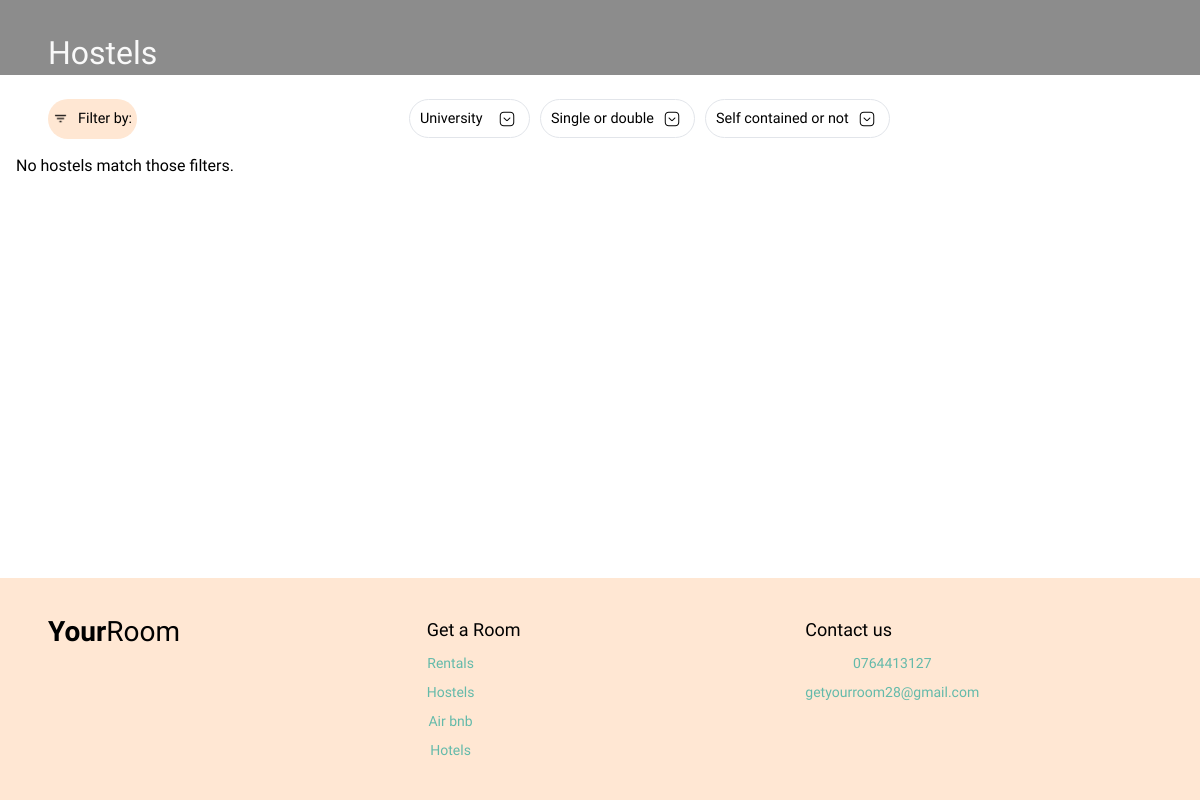
Before: /hostels/ with the older database file.
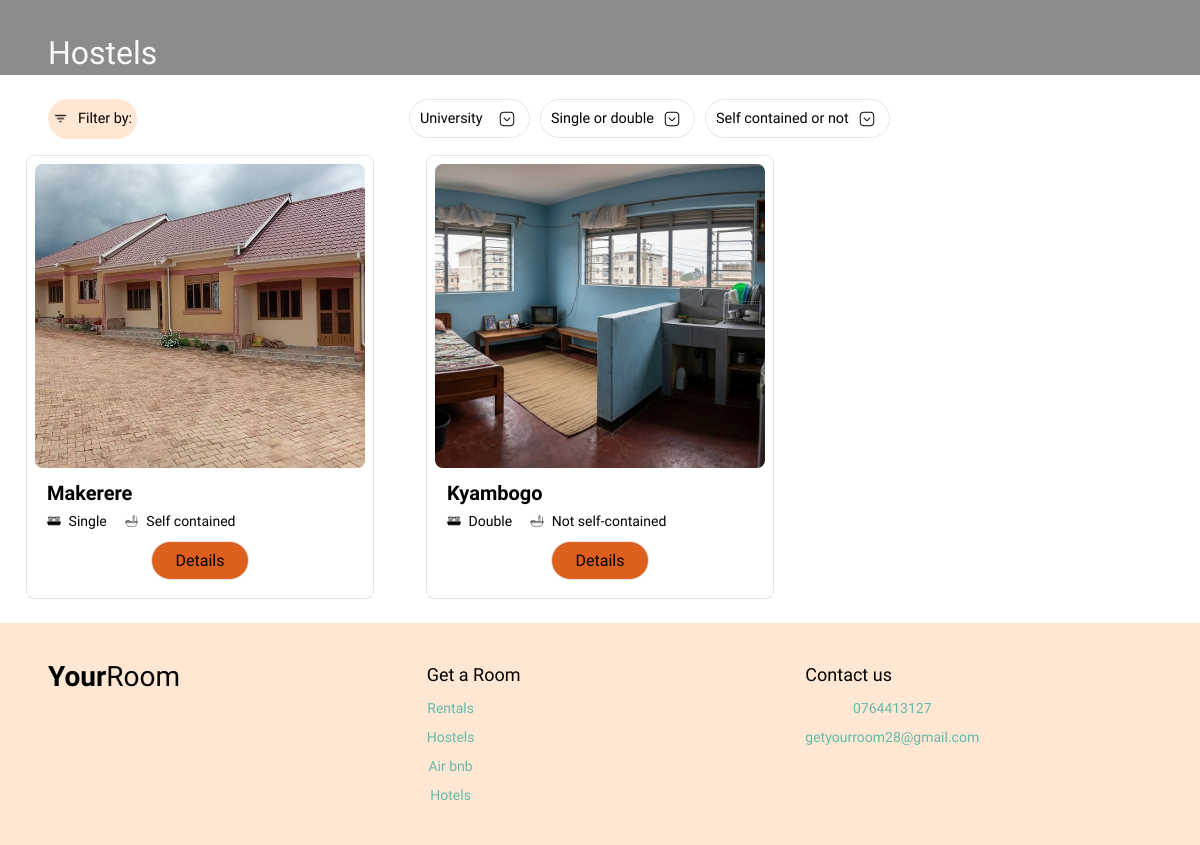
After: the same page with the newer database file.
### your_room/models.py (models this page shows, shortened)
class BaseUnit(models.Model):
    name = models.CharField(max_length=150)
    location = models.CharField(max_length=150)
    description = models.TextField(
        blank=True,
        max_length=2000,
        help_text="Describe the unit: facilities, rules, nearby places, etc.",
    )
    class Meta:
        abstract = True
        ordering = ["name"]

class Hostel(BaseUnit):
    university = models.CharField(max_length=150)
    room_type = models.CharField(max_length=10, choices=RoomType.choices)
    self_contained = models.BooleanField(default=False)
    price = models.DecimalField(max_digits=10, decimal_places=2, null=True, blank=True)
    is_booked = models.BooleanField(default=False)
    lessor = models.ForeignKey(Lessor, related_name="hostels", on_delete=models.PROTECT, null=True, blank=True)

class UnitImageBase(models.Model):
    image = models.ImageField(upload_to="units/%Y/%m/")
    is_main = models.BooleanField(
        default=False,
        help_text="Check this box to set this image as the main display photo."
    )
    class Meta:
        abstract = True
        ordering = ["is_main"]

class HostelImage(UnitImageBase):
    unit = models.ForeignKey(Hostel, related_name="images", on_delete=models.CASCADE)

### your_room/views.py (the view)
# urls.py: path("hostels/", hostel, name = "hostels"),
def hostel(request):
    units = Hostel.objects.filter(is_booked=False).prefetch_related("images")
    university = request.GET.get("university")
    room_type = request.GET.get("room_type")
    self_contained = request.GET.get("self_contained")
    if university:
        units = units.filter(university__icontains=university)
    if room_type:
        units = units.filter(room_type=room_type)
    if self_contained in ("true", "false"):
        units = units.filter(self_contained=(self_contained == "true"))
    context = {
        "units": units,
        "universities": Hostel.objects.values_list("university", flat=True).distinct(),
    }
    return render(request, "your_room/hostels.html", context)

### your_room/templates/your_room/hostels.html (shortened to what this page needs)
<!DOCTYPE html>
{% load static %}
<html lang="en">
<head>
<link rel="stylesheet" href="{% static 'your_room/styles.css' %}" />
</head>
<body>
<main>
  <h1 class="page-title container">Hostels</h1>
  <div class = "filters container" >
    <span class="filters filter_by"><img src="{% static 'your_room/images/filter_icon.png' %}" alt="" />Filter by:</span>
    <form class = "filters filter_container", method = "get", id = "filter-form">
      <select name = "university", class = "filter", onchange="document.getElementById('filter-form').submit()">
        <option value = "">University</option>
      </select>
      <select name="room_type" class="filter" onchange="document.getElementById('filter-form').submit()">
      <option value="">Single or double</option>
    </select>
    <select name="self_contained" class="filter" onchange="document.getElementById('filter-form').submit()">
      <option value="">Self contained or not</option>
    </select>
    </form>
  </div>
  <div class="grid container">
   {% for unit in units %}
      <article class="card">
        {% with unit.images.first as img %}
          {% if img %}
            <img src="{{ img.image.url }}" alt="{{ unit.name }}" loading="lazy" />
          {% else %}
            <img src="{% static 'your_room/images/hero.png' %}" alt="{{ unit.name }}" loading="lazy" />
          {% endif %}
        {% endwith %}
        <div class="card_description">
          <h3>{{ unit.university }}</h3>
          <div class ="unit_specification_section">
            <div class = "unit_specification">
              <img src = "{% static 'your_room/images/bed_icon.png' %}" />
              <p>{{ unit.room_type|capfirst }}</p>
            </div>
            <div class = "unit_specification">
              <img src = "{% static 'your_room/images/bathroom_icon.png' %}" />
              {% if unit.self_contained %}
              <p>Self contained</p>
              {% else %}
              <p>Not self-contained</p>
              {% endif %}
            </div>
          </div>
        </div>
        <div class="card__action">
          <a class="btn btn--sm" href="{% url 'unit-detail' 'hostel' unit.pk %}">Details</a>
        </div>
      </article>
    {% empty %}
      <p>No hostels match those filters.</p>
    {% endfor %}
  </div>
</main>
<footer class="footer container">
  <a class="logo" href="{% url 'index' %}"><b>Your</b><span>Room</span></a>
  <div class="col">
    <strong>Get a Room</strong>
    <div class="footer_nav">
      <a href="{% url 'rentals' %}">Rentals</a>
      <a href="{% url 'hostels' %}">Hostels</a>
      <a href="{% url 'airbnb' %}">Air bnb</a>
      <a href="{% url 'hotels' %}">Hotels</a>
    </div>
  </div>
  <div class="col">
    <strong>Contact us</strong>
    <div class="footer_nav">
      <span>0764413127</span>
      <span>getyourroom28@gmail.com</span>
    </div>
  </div>
</footer>
</body>
</html>

Changed rows visible on the page:
now on this page (row edited): Hostel: images.first.image (picture), university "Makerere", room_type "Single", self_contained "Self contained"
now on this page (row edited): Hostel: images.first.image (picture), university "Kyambogo", room_type "Double", self_contained "Not self-contained"
Other visible differences:
text no longer shown: "No hostels match those filters."
